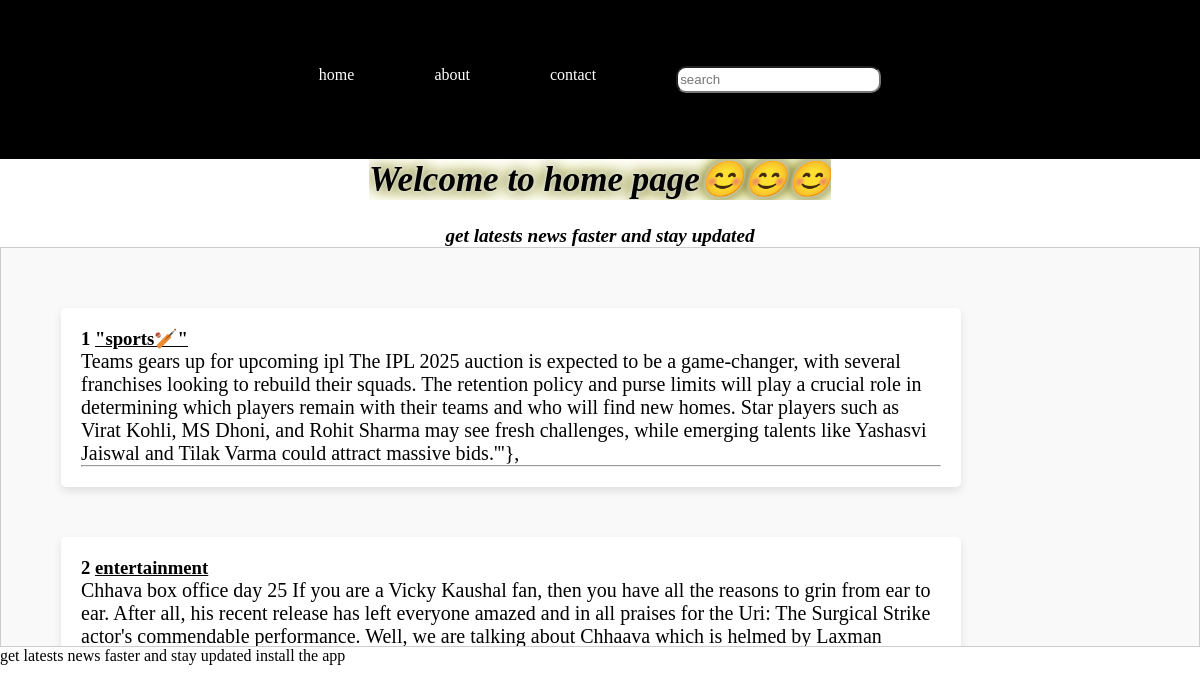
The page / on the database its author committed.
### article/models.py (models this page shows, shortened)
class Article(models.Model):
    title= models.CharField(max_length=200)
    description=models.TextField()
    date=models.DateField(auto_now_add=True)

### article/views.py (the view)
# urls.py: path('',views.home,name='home'),
def home(request):
    result = articles
    search=request.GET.get('search')
    print(search)
    if search:
        result = [article for article in articles if search.lower() in article.description.lower()
                ]
    else:
        print('no data found')
    context={
        'title':'Times of india',
        'data3':'latest News',
        'articles': result,
        'data4': "get latests news faster and stay updated",
        'data5': "install the app"
    }
    return render(request,'pages/home.html',context)

### article/templates/pages/home.html (shortened to what this page needs)
{% extends "base.html" %}
<!-- {% load static%}
{% block content %}
<h2><i>Welcome to home page😊😊😊</i></h2>
<h4>{{data4}}</h4>
<div class="article-container">
{% for article in articles %}
<div class="article-box">
    <h3>{{forloop.counter }} <a href="{% url 'article' article.id  %}">{{article.title}}</a></h1>
    <p>{{article.description}}</p><hr>
</div>
{% endfor %}
</div>
{{data4 }}
{{data5}}
{% endblock content %}

### templates/base.html (shortened to what this page needs)
<!DOCTYPE html>
<html lang="en">
<head>
    {% load static %}
    <link rel="stylesheet" href="{% static '/css/style.css' %}">
</head>
<body>
    <div class="navbar">{% include "navbar.html" %}</div>
    {% block content %}
    {% endblock content %}
</body>
</html>

### templates/navbar.html
<nav><ul>
    <li><a href="{% url 'home' %}">home</a></li>
    <li><a href="{% url 'about' %}">about</a></li>
    <li><a href="{% url 'contact' %}">contact</a></li>
    <li>
        <form>
            <input type="text" name="search" placeholder="search">
            </form>
    </li>
</ul>
</nav>

### article/static/css/style.css (style rules this page uses)
* { margin:0px; box-sizing: border-box; overflow: hidden; }
nav { background-color: black; color:white; width:100%; height:15vh; display:flex; align-items:center; justify-content:center; }
.navbar a { color:white; text-decoration: none; }
ul { display:flex; gap:20px; padding:0px; }
li { display:inline-block; margin-right:30px; margin-left:30px; }
input { height:27px; width:205px; border-radius: 10px; }
body { height:100%; }
h2 { display:flex; align-items:center; justify-content: center; font-size:35px; text-shadow: 0 0 5px #fff, 0 0 10px rgba(11, 11, 3, 0.001), 0 0 15px rgb(20, 20, 7), 0 0 20px #ff0; animation: shine 1.5s infinite alternate; }
h4 { text-align:center; padding-top: 25px; font-style: italic; font-size: larger }
p { font-size: 20px; }
a { color:black; }
.article-box { width:80%; min-height:auto; max-width:900px; margin:50px; background:white; padding:20px; box-shadow:0px 4px 8px rgba(0,0,0,0.1); border-radius:5px; text-align:left; position:relative; height:auto; }
.article-container { max-height:400px; overflow-y:auto; border:1px solid #ccc; padding:10px; margin:auto; background: #f9f9f9; }

### rows shown on the page
Article: title "\"sports🏏\"", description "Teams gears up for upcoming ipl The IPL 2025 auction is expected to be a game-changer, with several franchises looking to rebuild their squads. The retention policy and purse limits will play a crucial role in determining which players remain with their teams and who will find new homes. Star players such as Virat Kohli, MS Dhoni, and Rohit Sharma may see fresh challenges, while emerging talents like Yashasvi Jaiswal and Tilak Varma could attract massive bids.'''},"
Article: title "entertainment", description "Chhava box office day 25 If you are a Vicky Kaushal fan, then you have all the reasons to grin from ear to ear. After all, his recent release has left everyone amazed and in all praises for the Uri: The Surgical Strike actor's commendable performance. Well, we are talking about Chhaava which is helmed by Laxman…"

### other values the page prints
{{ data4 }} "get latests news faster and stay updated"
{{ data5 }} "install the app"
